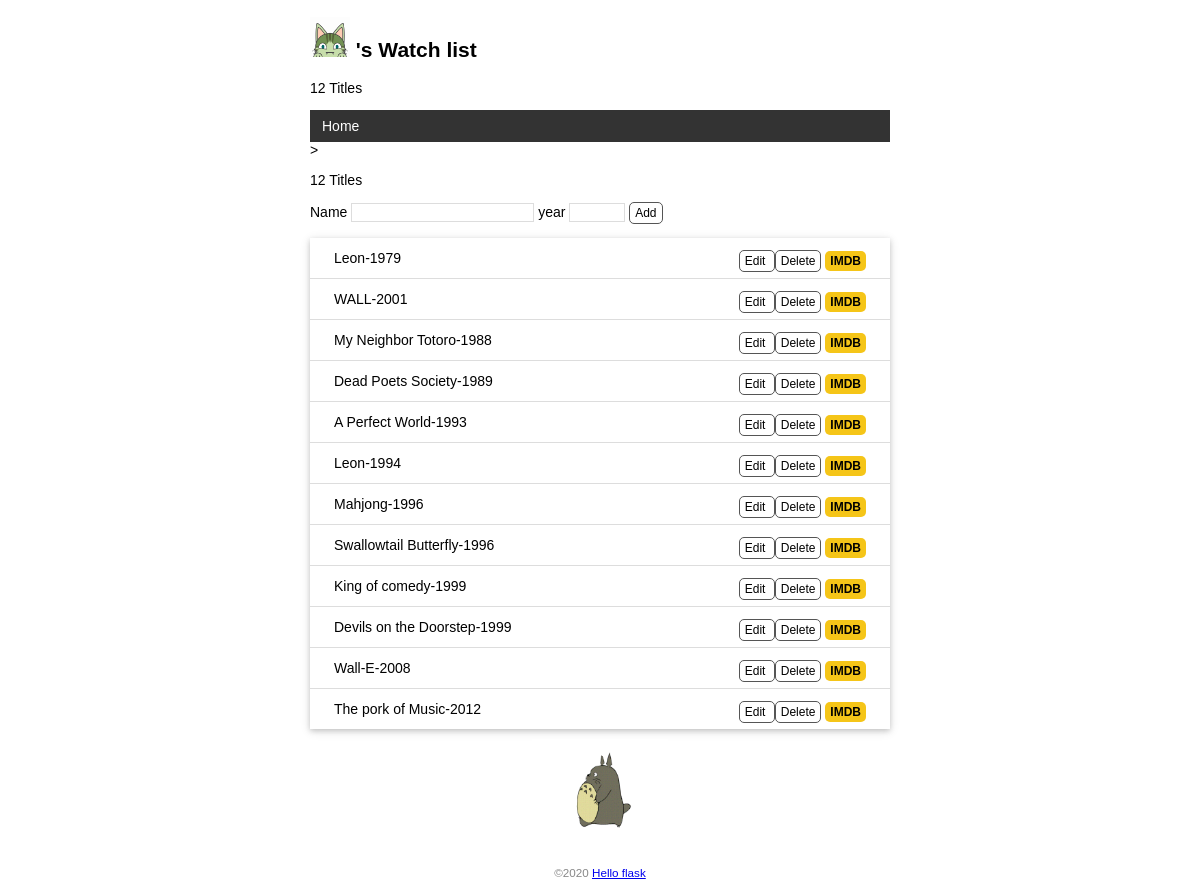
Page /db on the earlier database version.
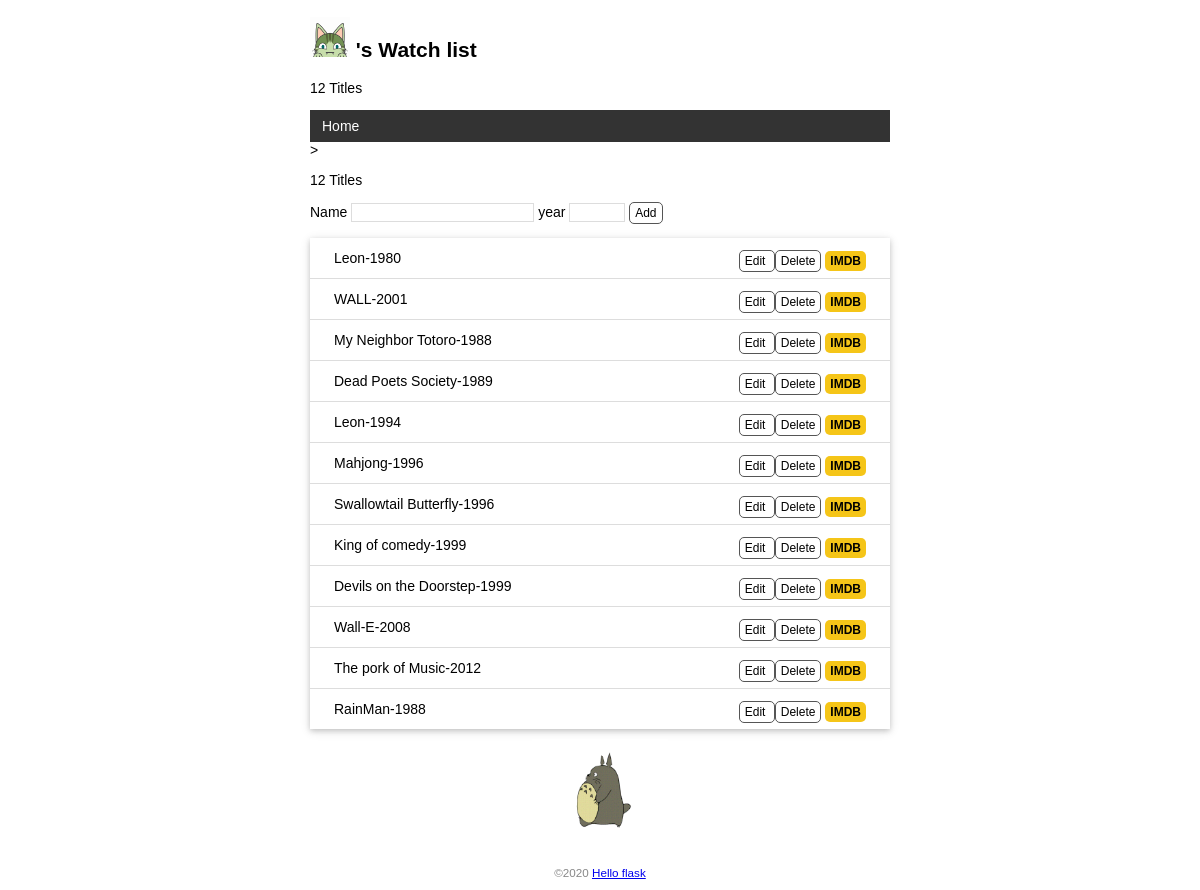
Same page on the later database version.
### app.py (models this page shows)
class Movie(db.Model):
	id = db.Column(db.Integer,primary_key = True)
	title =db.Column(db.String(60)) #电影标题
	year =db.Column(db.String(4)) # 电影年份

### app.py (the view)
@app.route('/db')
def process():
	user   = User.query.first() #读取用户记录
	movies = Movie.query.all() #读取所有电影记录
	return  render_template('index.html',user=user,movies=movies)

### app.py (called while the page is built)
@app.context_processor #模板上下文函数
def inject_user():
	user = User.query.first()
	return dict(user=user)

### templates/index.html
{% extends 'base.html' %}
{% block content %}
<p> {{movies|length}} Titles </p>
    <form method="post">
        Name <input type='text' name="title" autocomplete="off" required>
        year <input type='text' name='year' autocomplete="off" required>
        <input class="btn" type="submit" name='submit' value="Add">
    </form>
    <ul class='movie-list'>
        {% for movie in movies %}
        <li>
            {{movie.title}}-{{movie.year}}
            <span class = 'float-right'>
                <a class='btn' href="{{ url_for('edit',movie_id = movie.id )}}">
                    Edit
                </a>
                <form class ="inline-form" method="post" action="{{url_for('delete',movie_id =movie.id)}}">
                    <input class="btn" type ="submit" name ="delete" value ="Delete" onclick="return confirm('are you sure')">
                </form>
                <a class='imdb'
                href = "https://www.imdb.com/find?q={{movie.title}}"
                target="_blank"
                title = "Find this movie on IMDb"> IMDB</a>
            </span>
        </li>
        {% endfor %}
    </ul>
    <img alt="Avatar" class='totoro' src="{{url_for('static',filename ='images/totoro.gif')}}" title = "to -to -ro">
{% endblock %}

### templates/base.html (shortened to what this page needs)
<!DOCTYPE html>
<html lang="en">
<head>
    {% block head %}
        <link rel="stylesheet" href="{{url_for('static',filename='style.css')}}" type='text/css'>
    {% endblock %}
</head>
<body>
    <h2>
         <img alt ="Avatar" class='avatar' src="{{ url_for('static',filename='images/avatar.png')}}" >
        {{name}}'s Watch list
    </h2>
    <p> {{movies|length}} Titles </p>
    <nav>
        <ul >
           <li><a href ="{{url_for('index')}}" > Home   </a> </li>
        </ul>
    </nav>>
    {% block content%}  {%endblock%}
     <footer>
        <small>
            &copy;2020
            <a href="http://helloflask.com/tutorial">  Hello flask </a>
        </small>
    </footer>
</body>
</html>

### static/style.css (style rules this page uses)
body { margin: auto; max-width: 580px; font-size: 14px; font-family: Helvetica, Arial, sans-serif; }
.avatar { width: 40px; }
nav ul { list-style-type: none; margin: 0; padding: 0; overflow: hidden; background-color: #333; }
nav li { float: left; }
nav li a { display: block; color: white; text-align: center; padding: 8px 12px; text-decoration: none; }
input[type=submit] { font-family: inherit; }
input[type=text] { border: 1px solid #ddd; }
input[name=year] { width: 50px; }
.btn { font-size: 12px; padding: 3px 5px; text-decoration: none; cursor: pointer; background-color: white; color: black; border: 1px solid #555555; border-radius: 5px; }
.movie-list { list-style-type: none; padding: 0; margin-bottom: 10px; box-shadow: 0 2px 5px 0 rgba(0, 0, 0, 0.16), 0 2px 10px 0 rgba(0, 0, 0, 0.12); }
.movie-list li { padding: 12px 24px; border-bottom: 1px solid #ddd; }
.movie-list li:last-child { border-bottom:none; }
.float-right { float: right; }
.inline-form { display: inline; }
.imdb { font-size: 12px; font-weight: bold; color: black; text-decoration: none; background: #F5C518; border-radius: 5px; padding: 3px 5px; }
.totoro { display: block; margin: 0 auto; height: 100px; }
footer { color: #888; margin-top: 15px; text-align: center; padding: 10px; }
nav ul { list-style-type:none; margin: 0; padding: 0; overflow: hidden; background-color: #333; }
nav li { float:left; }
nav li a { display:block; color:white; text-align: center; padding: 8px 12px; text-decoration-color: coral; }
input[type =submit] { font-family: inherit; }
input[type=text] { border:1px solid #ddd; }
.btn { font-size: 12px; padding: 3px 5px; text-decoration: none; cursor: pointer; background-color: white; color: black; border: 1px solid #555555; border-radius:5px; }

Differences in the rows shown:
removed Movie: title "A Perfect World", year "1993"
changed Movie (number 1 of 12 on the later page): year "1979" → "1980"
added Movie: title "RainMan", year "1988"
